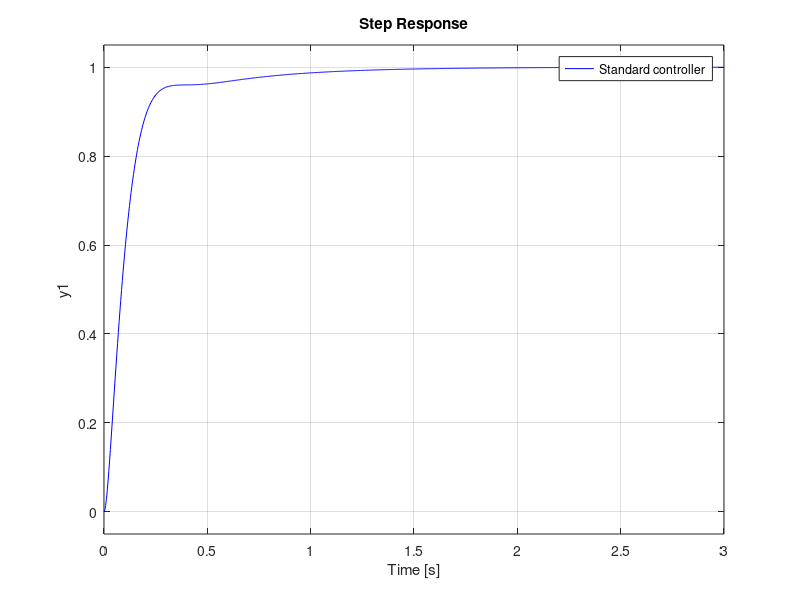

Write MATLAB code to recreate this figure. (Note: this script raises an error after producing the figure.)
%Script for Step reponse analysis of system with conventional controller and Cascaded controllers to analyse the
% performance of each controller and to compare them.

% Normal Transfer function(Fj- T)
num = [-1375 -6.476e04]
den = [1 76.97 1565 2775]
Gsys = tf(num,den)

%Effective transfer function of cascaded system(Tj-T) with P controller
num2 = [135.1 6360]
den2 = [1 141.6 4170 1.14e04]
Gcsys = tf(num2,den2)


%Effective transfer function of cascaded system(Tj-T) with PI controller
num3 = [135.1 9142 1.31e05]
den3 = [1 141.6 5502 6.481e04 1.724e05]
Gcsys1 = tf(num3,den3)


%Controller TF's
Gzn= tf([-0.1316 -0.2122],[1 0])

%cascade controller TF with P inner loop
Gcs = tf([5.3363 13.112],[1 0])

%cascade controller TF with PI inner loop
Gcs1 = tf([4.0329 10.2496],[1 0])

% cascaded Tf of Ziegler Nichol with IMC constroller and system
G1 = Gzn*Gsys

% cascaded TF of Effective system with cascade controller with P inner
G2 = Gcs*Gcsys

% cascaded TF of Effective system with cascade controller with PI inner
G3 = Gcs1*Gcsys1

%Unity feedback TF with both controller seperatly.
Gcl1 = feedback(G1,1)
Gcl2 = feedback(G2,1)
Gcl3 = feedback(G3,1)

%Step response analysis of both controllers for performance analysis

step(Gcl1,'red')
hold on
step(Gcl2,'green')
step(Gcl3,'blue')
legend("Standard controller","Cascaded with Inner P","Cascaded with inner PI")
hold off

% Performance information of all control scheme 
Normalcontroller = stepinfo(Gcl1)
cascadedwithP = stepinfo(Gcl2)
cascadedwithPI = stepinfo(Gcl3)
